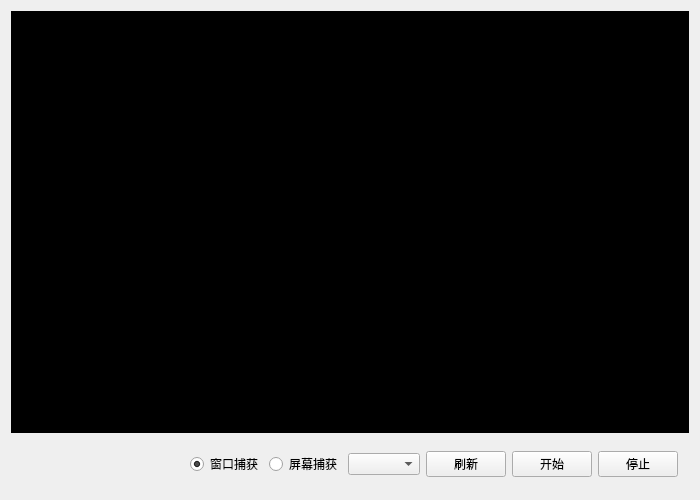
<?xml version="1.0" encoding="UTF-8"?>
<ui version="4.0">
 <class>Widget</class>
 <widget class="QWidget" name="Widget">
  <property name="geometry">
   <rect>
    <x>0</x>
    <y>0</y>
    <width>700</width>
    <height>500</height>
   </rect>
  </property>
  <property name="minimumSize">
   <size>
    <width>700</width>
    <height>500</height>
   </size>
  </property>
  <property name="windowTitle">
   <string>DesktopCapturer</string>
  </property>
  <layout class="QVBoxLayout" name="verticalLayout">
   <item>
    <widget class="QYUVOpenGLWidget" name="videoWidget" native="true">
     <property name="styleSheet">
      <string notr="true">background-color: rgb(0, 0, 0);</string>
     </property>
    </widget>
   </item>
   <item>
    <widget class="QWidget" name="widget" native="true">
     <property name="minimumSize">
      <size>
       <width>0</width>
       <height>50</height>
      </size>
     </property>
     <property name="maximumSize">
      <size>
       <width>16777215</width>
       <height>50</height>
      </size>
     </property>
     <layout class="QHBoxLayout" name="horizontalLayout">
      <item>
       <spacer name="horizontalSpacer">
        <property name="orientation">
         <enum>Qt::Horizontal</enum>
        </property>
        <property name="sizeHint" stdset="0">
         <size>
          <width>40</width>
          <height>20</height>
         </size>
        </property>
       </spacer>
      </item>
      <item>
       <widget class="QRadioButton" name="windowRadio">
        <property name="text">
         <string>窗口捕获</string>
        </property>
        <property name="checked">
         <bool>true</bool>
        </property>
       </widget>
      </item>
      <item>
       <widget class="QRadioButton" name="screenRadio">
        <property name="text">
         <string>屏幕捕获</string>
        </property>
       </widget>
      </item>
      <item>
       <widget class="QComboBox" name="sourceListComBox"/>
      </item>
      <item>
       <widget class="QPushButton" name="getWindowsBtn">
        <property name="text">
         <string>刷新</string>
        </property>
       </widget>
      </item>
      <item>
       <widget class="QPushButton" name="startCaptureBtn">
        <property name="text">
         <string>开始</string>
        </property>
       </widget>
      </item>
      <item>
       <widget class="QPushButton" name="stopCaptureBtn">
        <property name="text">
         <string>停止</string>
        </property>
       </widget>
      </item>
     </layout>
    </widget>
   </item>
  </layout>
 </widget>
 <layoutdefault spacing="6" margin="11"/>
 <customwidgets>
  <customwidget>
   <class>QYUVOpenGLWidget</class>
   <extends>QWidget</extends>
   <header>qyuvopenglwidget.h</header>
   <container>1</container>
  </customwidget>
 </customwidgets>
 <resources/>
 <connections/>
</ui>
